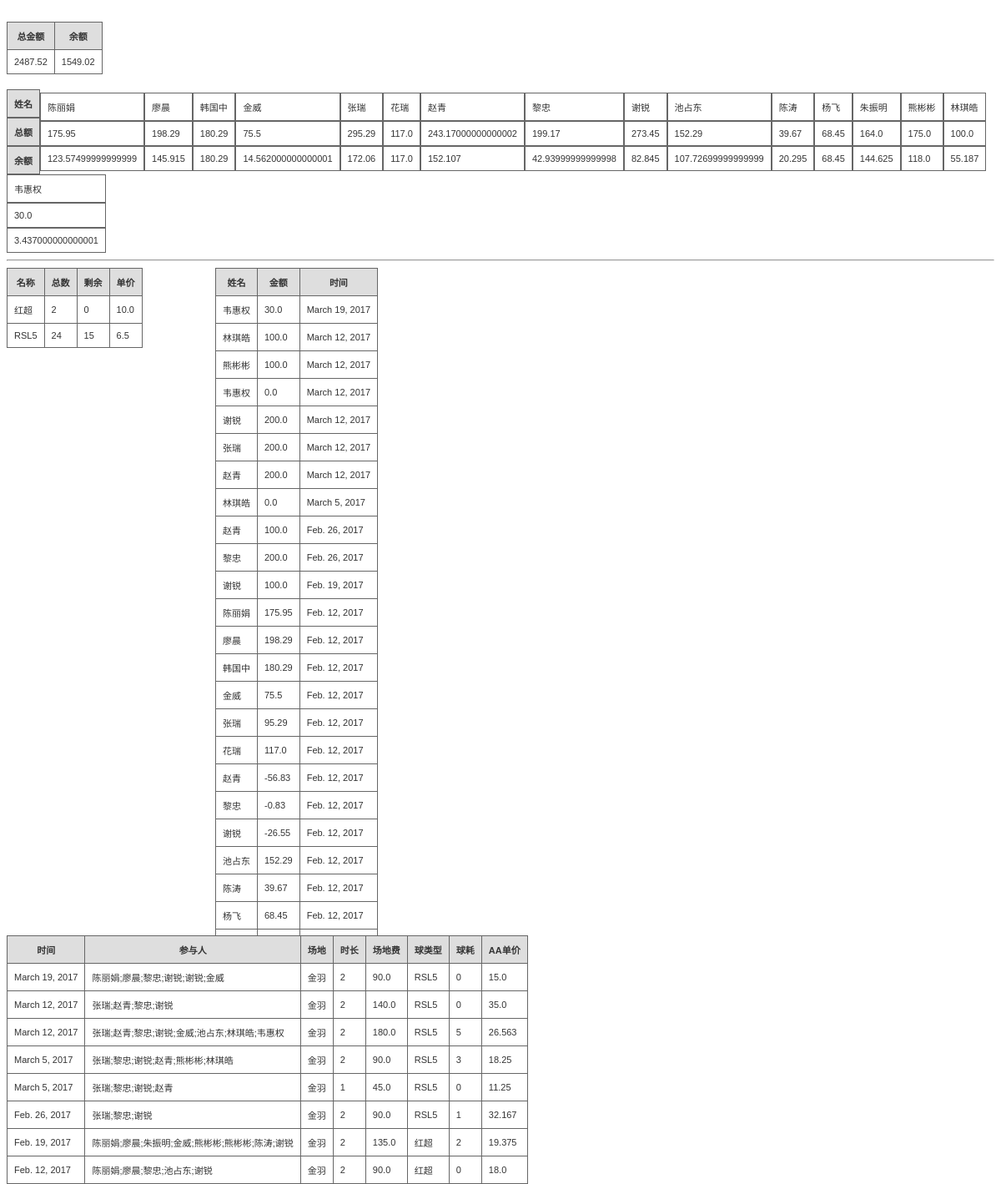
The app's page /badmintonmm/, older data.
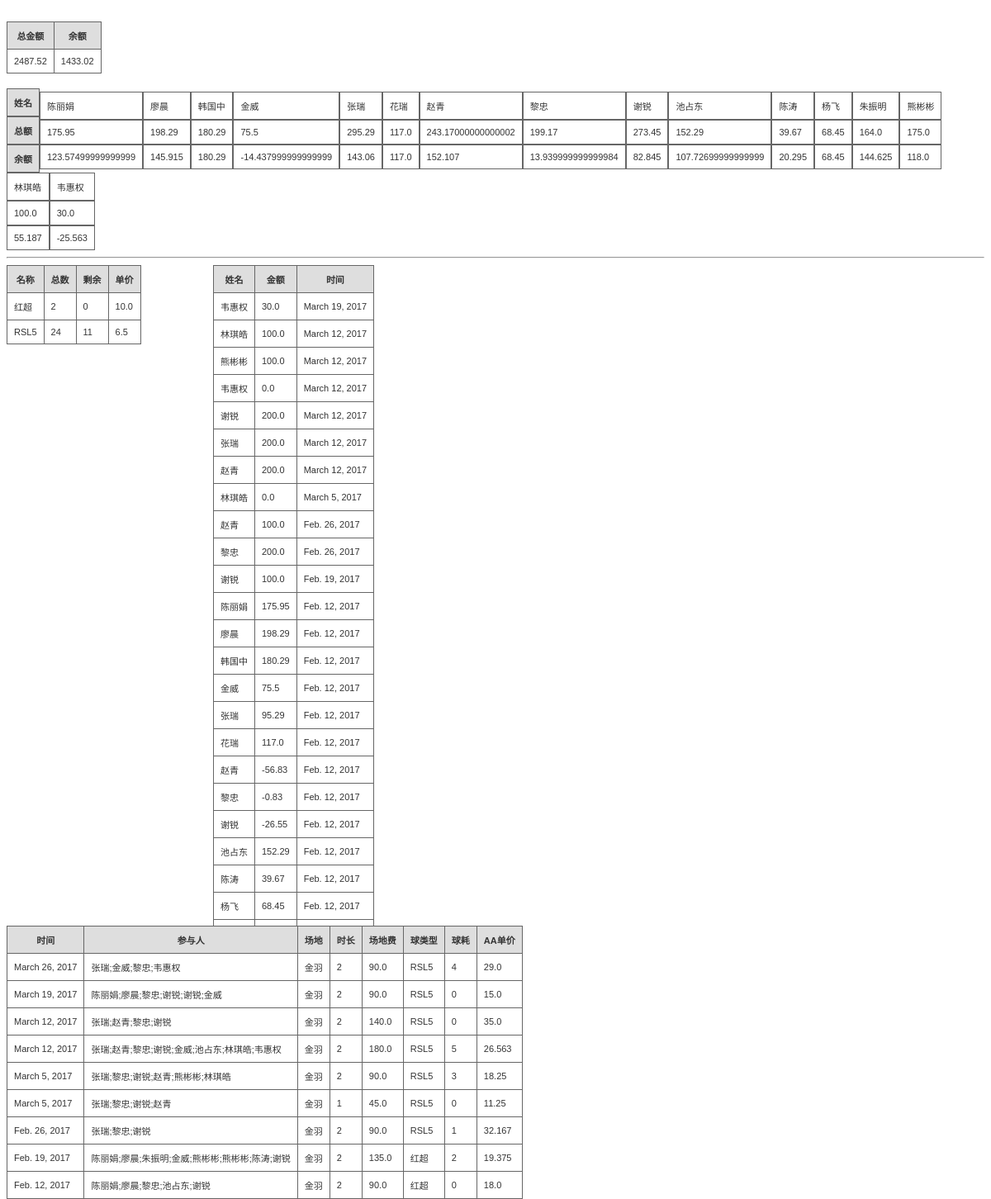
The same page, newer data.
### badmintonmm/models.py (models this page shows)
class TotalCount(models.Model):
    id = models
    total = models.FloatField()
    left = models.FloatField()

class MemberCount(models.Model):
    name = models.CharField(max_length=64)
    t_amount = models.FloatField(default=0)
    l_amount = models.FloatField(default=0)

class Ball(models.Model):
    name = models.CharField(max_length=64)
    count = models.IntegerField()
    price = models.FloatField()
    l_count = models.IntegerField(default=0)

class Deposit(models.Model):
    name = models.CharField(max_length=64)
    amount = models.FloatField(default=0)
    time = models.DateField()

class PlayOne(models.Model):
    time = models.DateField()
    players = models.TextField()
    place = models.CharField(max_length=64)
    duration = models.IntegerField()
    fee = models.FloatField()
    ballused = models.IntegerField()
    balltype = models.CharField(max_length=64)
    aaprice = models.FloatField()

### badmintonmm/views.py (the view)
def home(request):
    rets = list(Deposit.objects.all().order_by('-time'))
    membercounts = list(MemberCount.objects.all())
    total = get_total()
    balls = list(Ball.objects.all())
    plays = list(PlayOne.objects.all().order_by('-time'))
    return render(request, 'totalcount.html',{'results': rets,'members': membercounts,
                     'total':total,'balls':balls,'plays':plays})

### badmintonmm/views.py (called while the page is built)
def get_total():
    rets = list(TotalCount.objects.all())
    return rets[0]

### badmintonmm/templates/totalcount.html (shortened to what this page needs)
<!DOCTYPE html>
<html>
<body>
<br>
<div>
<table class="gridtable">
<tr>
<th>总金额</th>
<th>余额</th>
</tr>
<tr>
<td>{{ total.total }}</td>
<td>{{ total.left }}</td>
</tr>
</table>
<br>
</div>
<div>
<table class="gridtable1">
<tr>
<th>姓名</th>
<th>总额</th>
<th>余额</th>
</tr>
{% for member in members %}
<tr>
<td>{{member.name}}</td>
<td>{{member.t_amount}}</td>
<td>{{member.l_amount}}</td>
</tr>
{% endfor %}
</table>
</div>
<hr/>
<div class="lay1">
<table class="gridtable">
<tr>
<th>名称</th>
<th>总数</th>
<th>剩余</th>
<th>单价</th>
</tr>
{% for ball  in balls %}
<tr>
<td>{{ball.name}}</td>
<td>{{ball.count}}</td>
<td>{{ball.l_count}}</td>
<td>{{ball.price}}</td>
</tr>
{% endfor %}
</table>
</div>
<div class="lay11">
<table class="gridtable">
<tr>
<th>姓名</th>
<th>金额</th>
<th>时间</th>
</tr>
{% for res in results %}
<tr>
<td>{{res.name}}</td>
<td>{{res.amount}}</td>
<td>{{res.time}}</td>
</tr>
{% endfor %}
</table>
</div>
<div class="lay2">
<table class="gridtable">
<tr>
<th>时间</th>
<th>参与人</th>
<th>场地</th>
<th>时长</th>
<th>场地费</th>
<th>球类型</th>
<th>球耗</th>
<th>AA单价</th>
</tr>
{% for play in plays %}
<tr>
<td>{{play.time}}</td>
<td>{{play.players}}</td>
<td>{{play.place}}</td>
<td>{{play.duration}}</td>
<td>{{play.fee}}</td>
<td>{{play.balltype}}</td>
<td>{{play.ballused}}</td>
<td>{{play.aaprice}}</td>
</tr>
{% endfor %}
</table>
</div>
</body>
</html>

Row changes from the older to the newer data that the page shows:
changed TotalCount: left "1549.02" → "1433.02"
changed MemberCount "金威": l_amount "14.562000000000001" → "-14.437999999999999"
changed MemberCount "张瑞": l_amount "172.06" → "143.06"
changed MemberCount "黎忠": l_amount "42.93999999999998" → "13.939999999999984"
changed MemberCount "韦惠权": l_amount "3.437000000000001" → "-25.563"
changed Ball "RSL5": l_count "15" → "11"
added PlayOne: time "March 26, 2017", players "张瑞;金威;黎忠;韦惠权", place "金羽", duration "2", fee "90.0", balltype "RSL5", ballused "4", aaprice "29.0"
